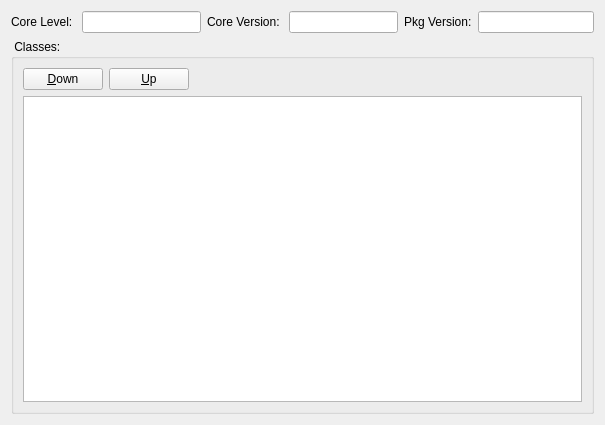
<?xml version="1.0" encoding="UTF-8"?>
<ui version="4.0">
 <class>FormDeviserVersion</class>
 <widget class="QWidget" name="FormDeviserVersion">
  <property name="geometry">
   <rect>
    <x>0</x>
    <y>0</y>
    <width>605</width>
    <height>425</height>
   </rect>
  </property>
  <property name="windowTitle">
   <string>Form</string>
  </property>
  <layout class="QGridLayout" name="gridLayout_2">
   <item row="0" column="0">
    <layout class="QHBoxLayout" name="horizontalLayout_4">
     <item>
      <layout class="QHBoxLayout" name="horizontalLayout">
       <item>
        <widget class="QLabel" name="label">
         <property name="text">
          <string>Core Level: </string>
         </property>
        </widget>
       </item>
       <item>
        <widget class="QLineEdit" name="txtCoreLevel"/>
       </item>
      </layout>
     </item>
     <item>
      <layout class="QHBoxLayout" name="horizontalLayout_2">
       <item>
        <widget class="QLabel" name="label_2">
         <property name="text">
          <string>Core Version: </string>
         </property>
        </widget>
       </item>
       <item>
        <widget class="QLineEdit" name="txtCoreVersion"/>
       </item>
      </layout>
     </item>
     <item>
      <layout class="QHBoxLayout" name="horizontalLayout_3">
       <item>
        <widget class="QLabel" name="label_3">
         <property name="text">
          <string>Pkg Version:</string>
         </property>
        </widget>
       </item>
       <item>
        <widget class="QLineEdit" name="txtPackageVersion"/>
       </item>
      </layout>
     </item>
    </layout>
   </item>
   <item row="1" column="0">
    <widget class="QGroupBox" name="groupBox">
     <property name="title">
      <string> Classes: </string>
     </property>
     <layout class="QGridLayout" name="gridLayout">
      <item row="0" column="0">
       <layout class="QHBoxLayout" name="horizontalLayout_5">
        <item>
         <widget class="QPushButton" name="cmdDown">
          <property name="text">
           <string>&amp;Down</string>
          </property>
         </widget>
        </item>
        <item>
         <widget class="QPushButton" name="cmdUp">
          <property name="text">
           <string>&amp;Up</string>
          </property>
         </widget>
        </item>
        <item>
         <spacer name="horizontalSpacer">
          <property name="orientation">
           <enum>Qt::Horizontal</enum>
          </property>
          <property name="sizeHint" stdset="0">
           <size>
            <width>40</width>
            <height>20</height>
           </size>
          </property>
         </spacer>
        </item>
       </layout>
      </item>
      <item row="1" column="0">
       <widget class="QListWidget" name="listWidget"/>
      </item>
     </layout>
    </widget>
   </item>
  </layout>
 </widget>
 <resources/>
 <connections/>
</ui>
